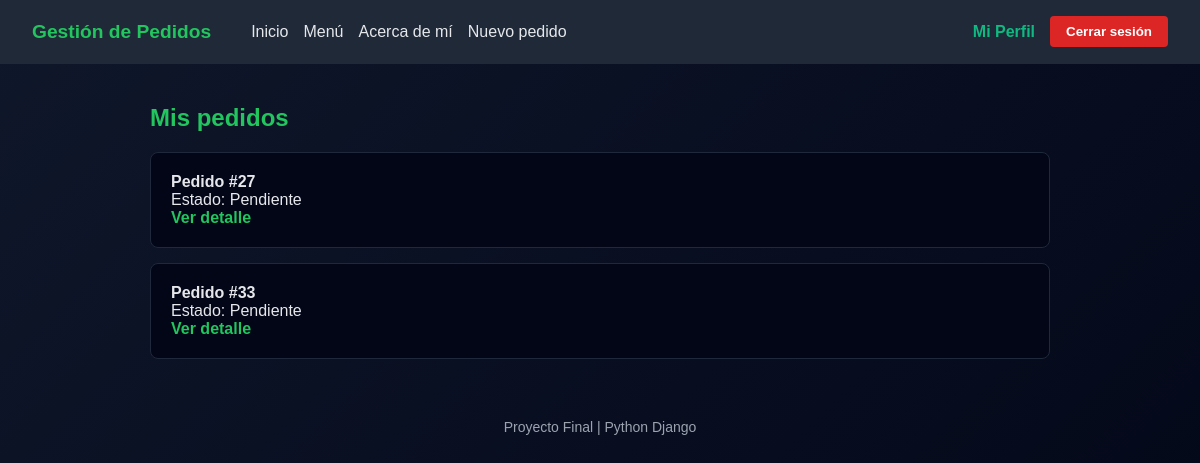
Before: / (signed in) with the older database file.
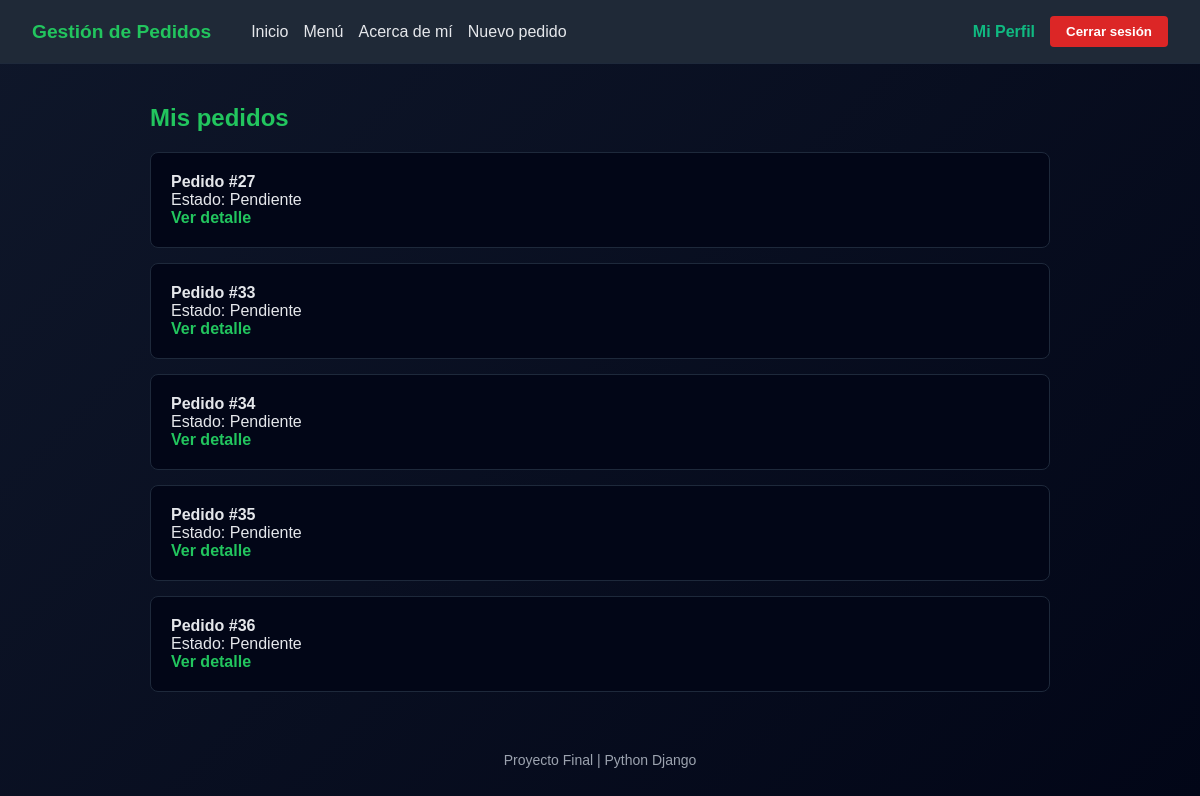
After: the same page with the newer database file.
### core/models.py (models this page shows, shortened)
class Pedido(models.Model):
    cliente = models.ForeignKey(User, on_delete=models.CASCADE)
    creado = models.DateTimeField(auto_now_add=True)
    estado = models.CharField(max_length=20, default='Pendiente')

### core/views.py (the view)
# urls.py: path('', views.home, name='home'),
@login_required
def home(request):
    pedidos = Pedido.objects.filter(cliente=request.user)
    return render(request, 'core/home.html', {'pedidos': pedidos})

### core/templates/core/home.html
{% extends 'core/base.html' %}
{% block content %}
<h2>Mis pedidos</h2>
{% for pedido in pedidos %}
    <div class="card">
        <p><strong>Pedido #{{ pedido.id }}</strong></p>
        <p>Estado: {{ pedido.estado }}</p>
        <a href="{% url 'detalle_pedido' pedido.id %}">Ver detalle</a>
    </div>
{% empty %}
    <p>No tenés pedidos aún.</p>
{% endfor %}
{% endblock %}

Changed rows visible on the page:
added Pedido: id "34", estado "Pendiente"
added Pedido: id "35", estado "Pendiente"
added Pedido: id "36", estado "Pendiente"
